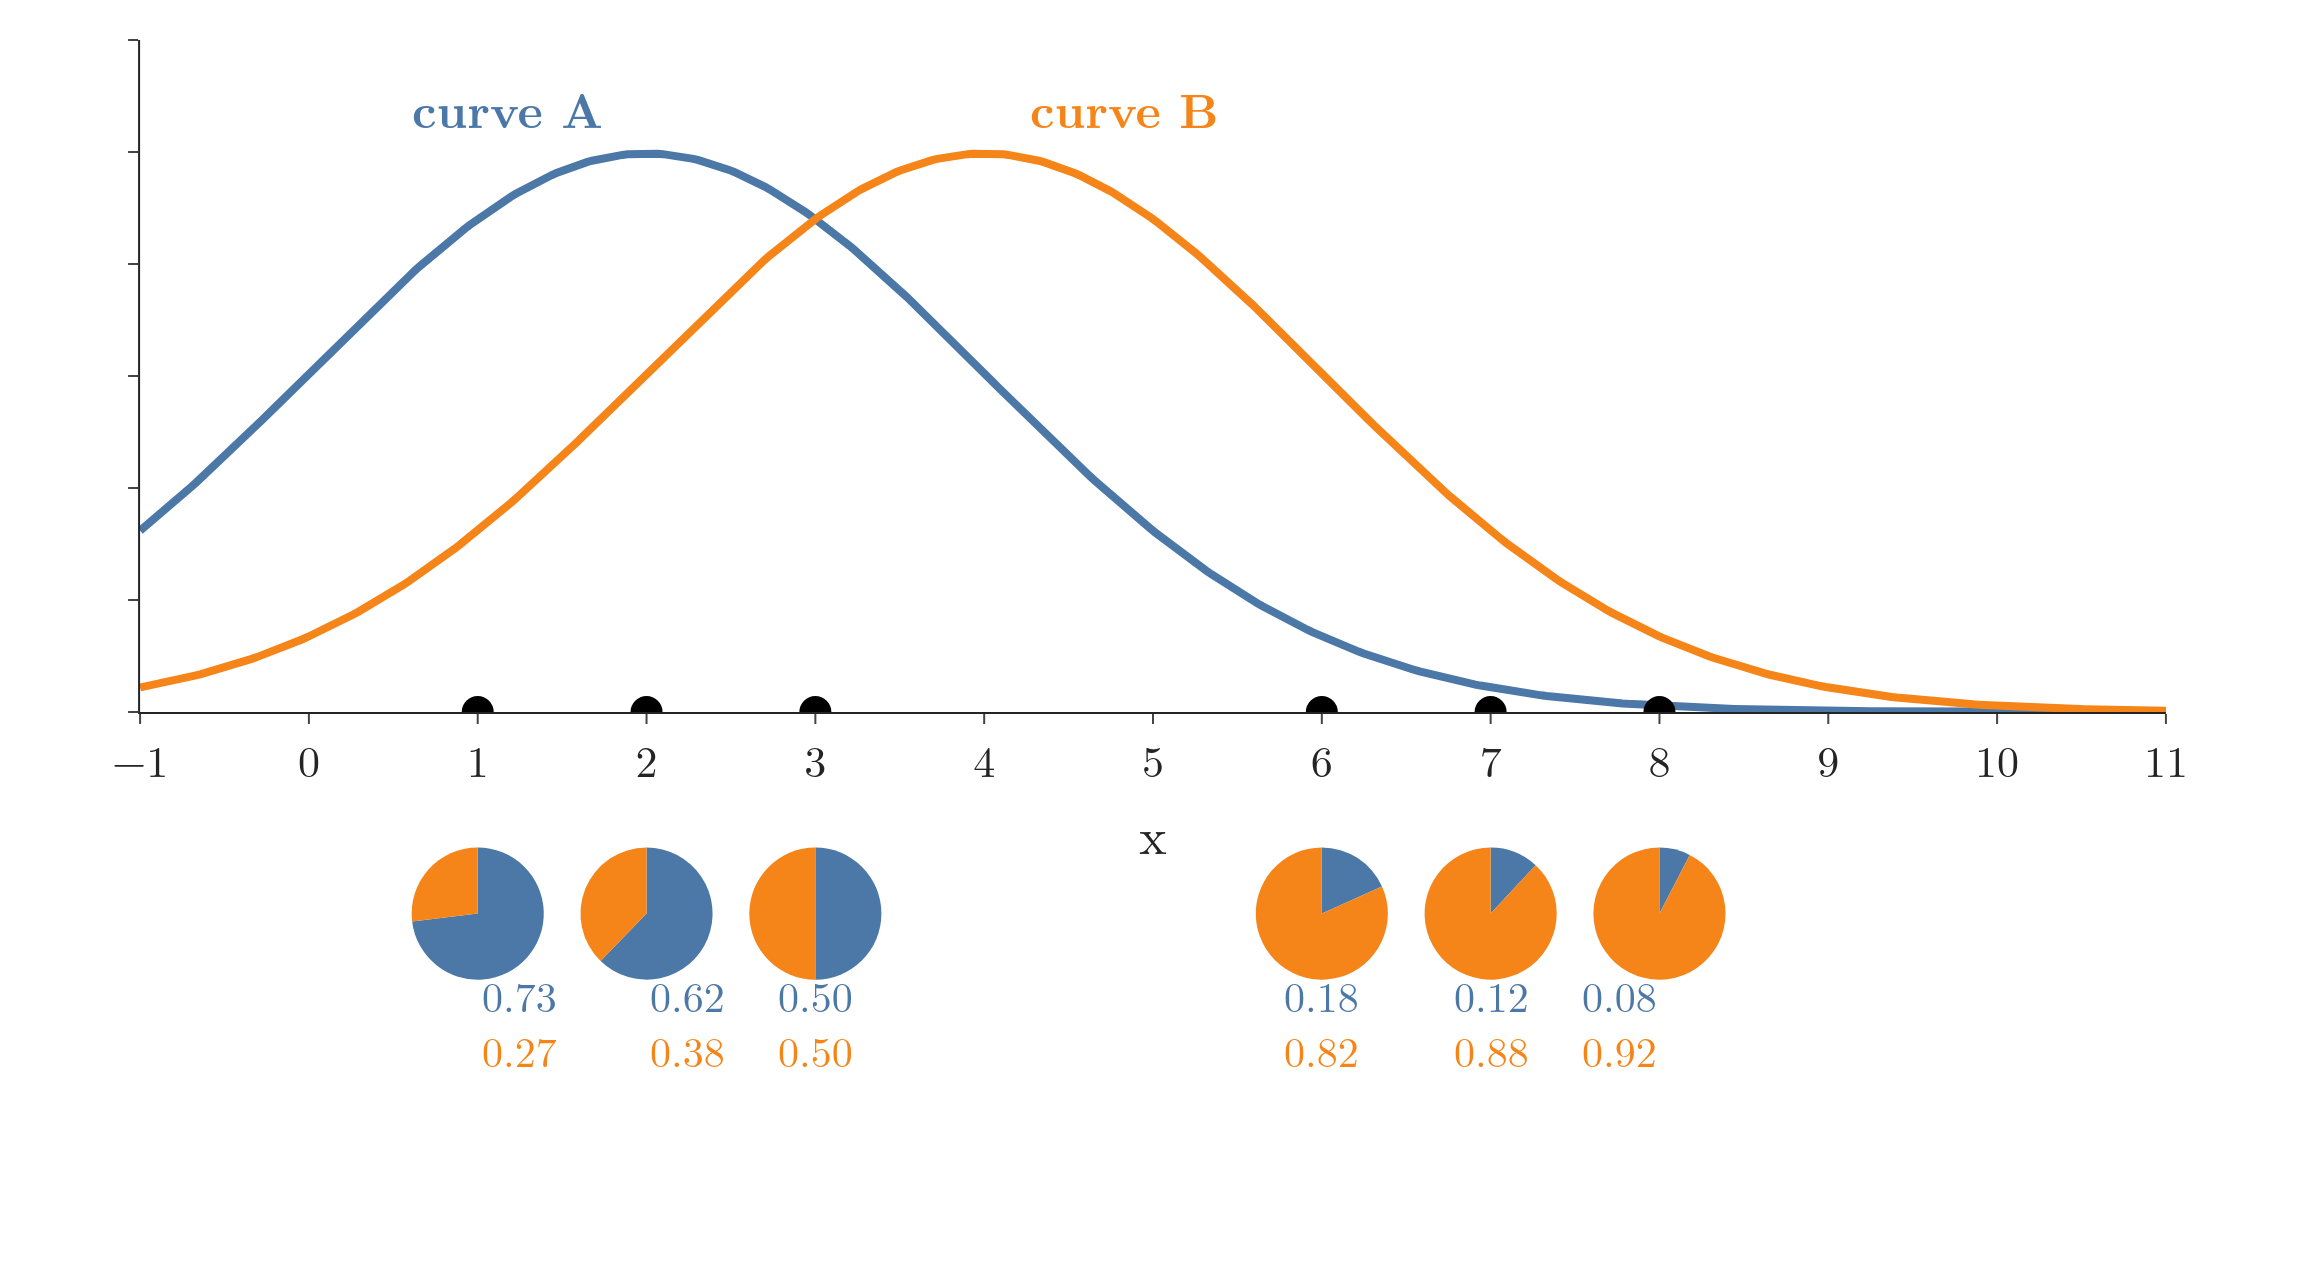

Source code (Python):
"""Soft membership drawn (Plotly): the six points and the two starting curves A and B (top); below each point a pie
that splits the point between A and B by its responsibility. Own design, own data (six_points.py)."""
from pathlib import Path
import numpy as np
import plotly.graph_objects as go
from six_points import COLS, FONT, START, X, e_step, weighted

here = Path(__file__).parent
R = e_step(*START)
g = np.linspace(-1, 11, 400)
W = weighted(g, *START)
LO, HI = -1, 11
fig = go.Figure()
fig.update_layout(xaxis=dict(domain=[0.04, 0.96], range=[LO, HI], dtick=1, title="x", anchor="y"),
                  yaxis=dict(domain=[0.40, 1.0], range=[0, 0.12], showticklabels=False, anchor="x"))
for k, nm in enumerate("AB"):
    fig.add_trace(go.Scatter(x=g, y=W[:, k], mode="lines", line=dict(color=COLS[k], width=4), xaxis="x", yaxis="y"))
    mx = START[1][k]
    fig.add_annotation(x=mx, y=0.108, text=f"<b>curve {nm}</b>", showarrow=False, font=dict(size=24, color=COLS[k]),
                       xshift=-70 if k == 0 else 70)
fig.add_trace(go.Scatter(x=X, y=np.zeros(6), mode="markers", marker=dict(size=16, color="black"), xaxis="x", yaxis="y"))
for i, x in enumerate(X):
    cx = 0.04 + 0.92 * (x - LO) / (HI - LO)
    fig.add_trace(go.Pie(values=R[i], marker=dict(colors=COLS), sort=False, direction="clockwise", textinfo="none",
                         hoverinfo="skip", domain=dict(x=[cx - 0.03, cx + 0.03], y=[0.10, 0.34])))
    fig.add_annotation(x=cx, y=0.07, xref="paper", yref="paper", showarrow=False, align="center",
                       text=f"<span style='color:{COLS[0]}'>{R[i, 0]:.2f}</span><br><span style='color:{COLS[1]}'>{R[i, 1]:.2f}</span>",
                       font=dict(size=21))
fig.update_layout(template="simple_white", width=1150, height=640, font=FONT, showlegend=False,
                  margin=dict(l=20, r=20, t=20, b=60))
fig.write_image(here / "soft_pies.png", scale=2)
fig.write_image(here / "soft_pies.pdf")
